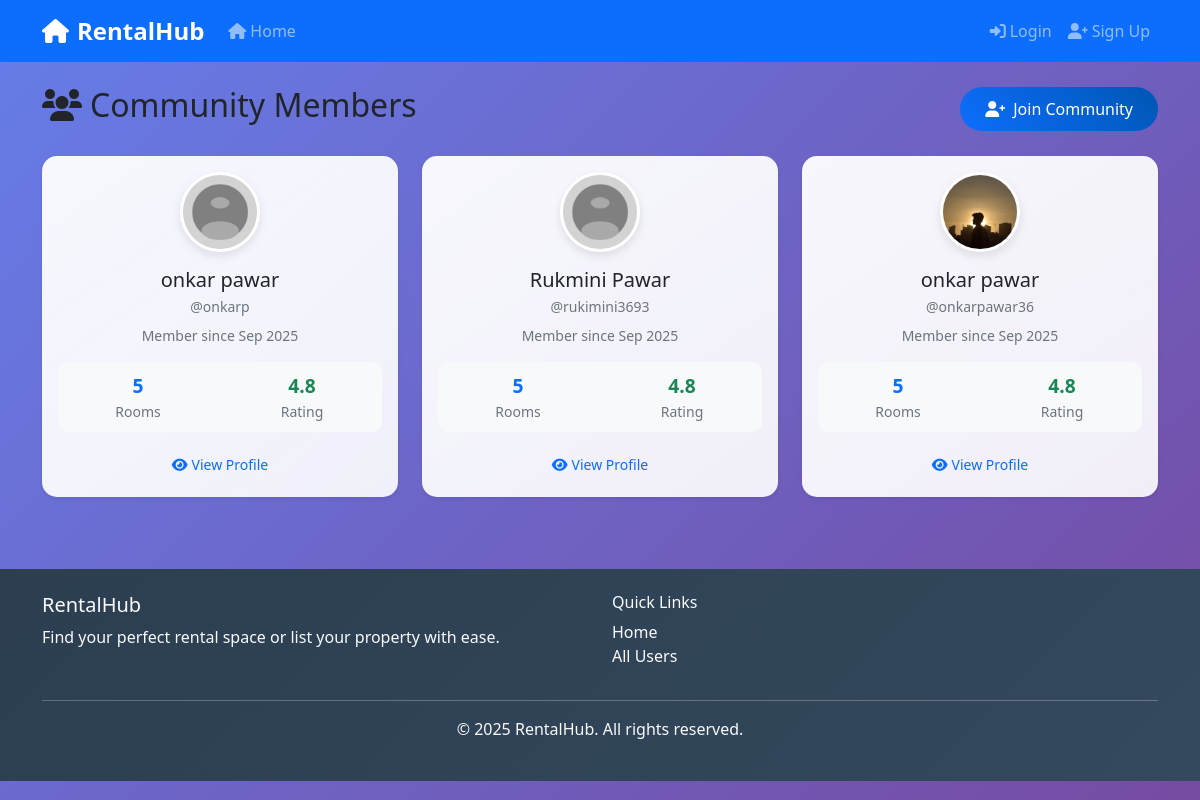
/accounts/profiles/, run on the app's committed database.
### accounts/models.py (models this page shows, shortened)
class Profile(models.Model):
    user = models.OneToOneField(User, on_delete=models.CASCADE)
    first_name = models.CharField(max_length=50)
    last_name = models.CharField(max_length=50)
    email = models.EmailField()
    phone_number = models.CharField(max_length=15)
    profile_picture = models.ImageField(
        upload_to='profile_pics/',
        default='profile_pics/default.jpg',
        blank=True
    )
    bio = models.TextField(max_length=500, blank=True)
    address = models.TextField(max_length=200, blank=True)
    created_at = models.DateTimeField(auto_now_add=True)
    updated_at = models.DateTimeField(auto_now=True)
    @property
    def get_full_name(self):
        return f"{self.first_name} {self.last_name}"

### accounts/views.py (the view)
# urls.py: path('profiles/', views.profile_list_view, name='profile_list'),
def profile_list_view(request):
    profiles = Profile.objects.all().order_by('-created_at')
    return render(request, 'accounts/profile_list.html', {
        'profiles': profiles,
        'title': 'All Users'
    })

### templates/accounts/profile_list.html (shortened to what this page needs)
{% extends 'base.html' %}
{% load static %}
{% block content %}
<div class="container mt-4">
    <div class="row">
        <div class="col-12">
            <div class="d-flex justify-content-between align-items-center mb-4">
                <h2><i class="fas fa-users me-2"></i>Community Members</h2>
                {% if not user.is_authenticated %}
                    <a href="{% url 'accounts:signup' %}" class="btn btn-primary">
                        <i class="fas fa-user-plus me-2"></i>Join Community
                    </a>
                {% endif %}
            </div>
        </div>
    </div>
    <div class="row">
        {% for profile in profiles %}
            <div class="col-lg-4 col-md-6 mb-4">
                <div class="card shadow-sm profile-card h-100">
                    <div class="card-body text-center">
                        <div class="profile-img-container mb-3">
                            {% if profile.profile_picture %}
                                <img src="{{ profile.profile_picture.url }}"
                                     alt="{{ profile.get_full_name }}"
                                     class="profile-img-small">
                            {% else %}
                                <div class="default-avatar-small">
                                    <i class="fas fa-user fa-2x text-muted"></i>
                                </div>
                            {% endif %}
                        </div>
                        <h5 class="card-title mb-1">{{ profile.get_full_name }}</h5>
                        <p class="text-muted small mb-2">@{{ profile.user.username }}</p>
                        {% if profile.bio %}
                            <p class="card-text small text-muted mb-3">
                                {{ profile.bio|truncatewords:15 }}
                            </p>
                        {% else %}
                            <p class="card-text small text-muted mb-3">
                                Member since {{ profile.created_at|date:"M Y" }}
                            </p>
                        {% endif %}
                        <div class="profile-stats mb-3">
                            <div class="row text-center">
                                <div class="col-6">
                                    <div class="stat-item">
                                        <strong class="text-primary">5</strong>
                                        <small class="d-block text-muted">Rooms</small>
                                    </div>
                                </div>
                                <div class="col-6">
                                    <div class="stat-item">
                                        <strong class="text-success">4.8</strong>
                                        <small class="d-block text-muted">Rating</small>
                                    </div>
                                </div>
                            </div>
                        </div>
                        <div class="profile-actions">
                            <a href="{% url 'accounts:profile_detail' profile.user.id %}"
                               class="btn btn-outline-primary btn-sm">
                                <i class="fas fa-eye me-1"></i>View Profile
                            </a>
                        </div>
                    </div>
                </div>
            </div>
        {% endfor %}
    </div>
</div>
{% endblock %}

### templates/base.html (shortened to what this page needs)
<!DOCTYPE html>
<html lang="en">
<head>
    <link href="https://cdn.jsdelivr.net/npm/bootstrap@5.1.3/dist/css/bootstrap.min.css" rel="stylesheet">
    <link href="https://cdnjs.cloudflare.com/ajax/libs/font-awesome/6.0.0/css/all.min.css" rel="stylesheet">
    {% load static %}
    <link href="{% static 'css/main.css' %}" rel="stylesheet">
</head>
<body>
    <nav class="navbar navbar-expand-lg navbar-dark bg-primary">
        <div class="container">
            <a class="navbar-brand" href="{% url 'rooms:home' %}">
                <i class="fas fa-home me-2"></i>RentalHub
            </a>
            <div class="collapse navbar-collapse" id="navbarNav">
                <ul class="navbar-nav me-auto">
                    <li class="nav-item">
                        <a class="nav-link" href="{% url 'rooms:home' %}">
                            <i class="fas fa-home me-1"></i>Home
                        </a>
                    </li>
                </ul>
                <ul class="navbar-nav">
                    {% if user.is_authenticated %}
                        <li class="nav-item dropdown">
                            <a class="nav-link dropdown-toggle" href="#" role="button" data-bs-toggle="dropdown">
                                <i class="fas fa-user me-1"></i>{{ user.username }}
                            </a>
                            <ul class="dropdown-menu">
                                <li><a class="dropdown-item" href="{% url 'accounts:profile_detail' user.id %}">
                                    <i class="fas fa-user me-2"></i>My Profile
                                </a></li>
                                <li><a class="dropdown-item" href="{% url 'accounts:profile_edit' %}">
                                    <i class="fas fa-edit me-2"></i>Edit Profile
                                </a></li>
                                <li><a class="dropdown-item" href="{% url 'rooms:my_rooms' %}">
                                    <i class="fas fa-home me-2"></i>My Rooms
                                </a></li>
                                <li><a class="dropdown-item" href="{% url 'rooms:bookmarked_rooms' %}">
                                    <i class="fas fa-heart me-2"></i>My Favorites
                                </a></li>
                                <li><hr class="dropdown-divider"></li>
                                <li>
                                    <form method="post" action="{% url 'accounts:logout' %}" style="display: inline;">
                                        {% csrf_token %}
                                        <button type="submit" class="dropdown-item" style="border: none; background: none; width: 100%; text-align: left;">
                                            <i class="fas fa-sign-out-alt me-2"></i>Logout
                                        </button>
                                    </form>
                                </li>
                            </ul>
                        </li>
                    {% else %}
                        <li class="nav-item">
                            <a class="nav-link" href="{% url 'accounts:login' %}">
                                <i class="fas fa-sign-in-alt me-1"></i>Login
                            </a>
                        </li>
                        <li class="nav-item">
                            <a class="nav-link" href="{% url 'accounts:signup' %}">
                                <i class="fas fa-user-plus me-1"></i>Sign Up
                            </a>
                        </li>
                    {% endif %}
                </ul>
            </div>
        </div>
    </nav>
    <main class="container-fluid">
        {% block content %}
        {% endblock %}
    </main>
    <footer class="bg-dark text-light py-4 mt-5">
        <div class="container">
            <div class="row">
                <div class="col-md-6">
                    <h5>RentalHub</h5>
                    <p>Find your perfect rental space or list your property with ease.</p>
                </div>
                <div class="col-md-6">
                    <h6>Quick Links</h6>
                    <ul class="list-unstyled">
                        <li><a href="{% url 'rooms:home' %}" class="text-light">Home</a></li>
                        <li><a href="{% url 'accounts:profile_list' %}" class="text-light">All Users</a></li>
                    </ul>
                </div>
            </div>
            <hr>
            <div class="text-center">
                <p>&copy; 2025 RentalHub. All rights reserved.</p>
            </div>
        </div>
    </footer>
</body>
</html>

### static/css/main.css (style rules this page uses)
:root { --primary-color: #0d6efd; --secondary-color: #6c757d; --success-color: #198754; --info-color: #0dcaf0; --warning-color: #ffc107; --danger-color: #dc3545; --light-color: #f8f9fa; --dark-color: #212529; --border-radius: 15px; --box-shadow: 0 4px 15px rgba(0,0,0,0.1); }
body { font-family: 'Segoe UI', Tahoma, Geneva, Verdana, sans-serif; background: linear-gradient(135deg, #667eea 0%, #764ba2 100%); min-height: 100vh; position: relative; }
body::before { content: ''; position: fixed; top: 0; left: 0; width: 100%; height: 100%; background: linear-gradient(135deg, rgba(102, 126, 234, 0.1) 0%, rgba(118, 75, 162, 0.1) 100%); pointer-events: none; z-index: -1; }
.navbar-brand { font-weight: bold; font-size: 1.5rem; }
.navbar-nav .nav-link { font-weight: 500; transition: color 0.3s ease; }
.card { border: none; border-radius: var(--border-radius); box-shadow: var(--box-shadow); backdrop-filter: blur(10px); background: rgba(255, 255, 255, 0.95); transition: all 0.3s ease; }
.btn { border-radius: 25px; font-weight: 500; padding: 10px 25px; transition: all 0.3s ease; border: none; }
.btn-primary { background: linear-gradient(45deg, var(--primary-color), #0056b3); }
footer { background: linear-gradient(135deg, #2c3e50 0%, #34495e 100%) !important; margin-top: auto; }
footer a { color: rgba(255, 255, 255, 0.8); text-decoration: none; transition: color 0.3s ease; }
.profile-card { background: linear-gradient(145deg, rgba(255, 255, 255, 0.95), rgba(255, 255, 255, 0.9)); }

### templates/accounts/profile_list.html (style rules this page uses)
.profile-card { border: none; border-radius: 15px; transition: transform 0.3s ease, box-shadow 0.3s ease; }
.profile-img-small { width: 80px; height: 80px; border-radius: 50%; object-fit: cover; border: 3px solid #fff; box-shadow: 0 4px 10px rgba(0,0,0,0.1); }
.profile-stats { background: #f8f9fa; border-radius: 10px; padding: 10px; }
.stat-item strong { font-size: 1.2rem; }
.btn-sm { padding: 6px 12px; font-size: 0.875rem; }

### data on the page
Profile: profile_picture (placeholder picture), get_full_name "onkar pawar", user.username "onkarp", created_at "Sep 2025"
Profile: profile_picture (placeholder picture), get_full_name "Rukmini Pawar", user.username "rukimini3693", created_at "Sep 2025"
Profile: profile_picture (picture), get_full_name "onkar pawar", user.username "onkarpawar36", created_at "Sep 2025"
